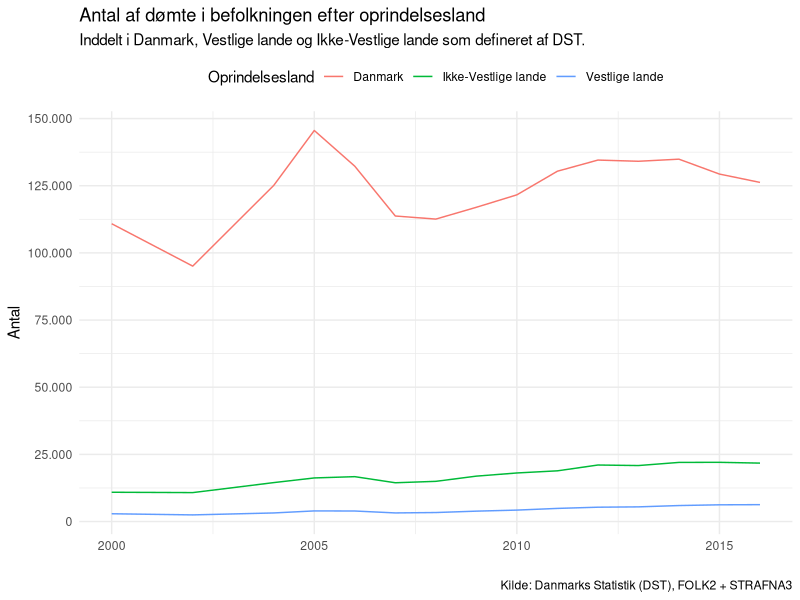
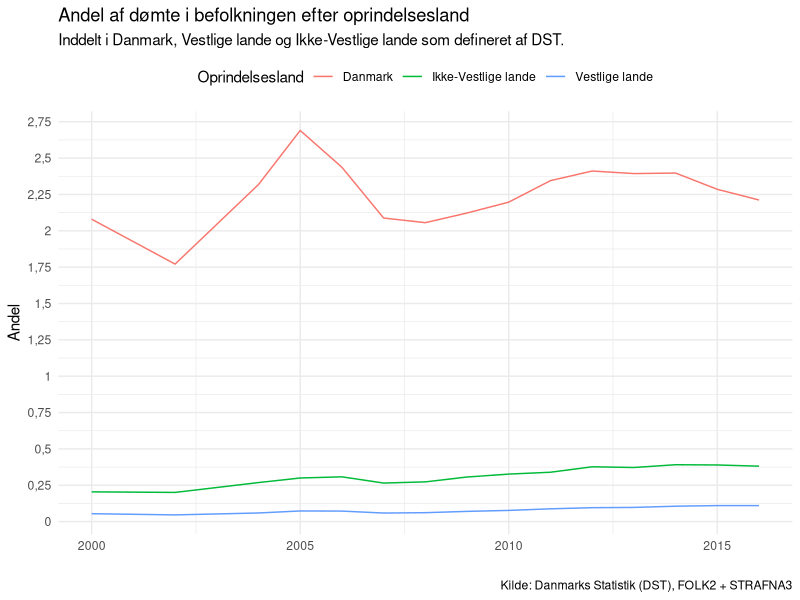
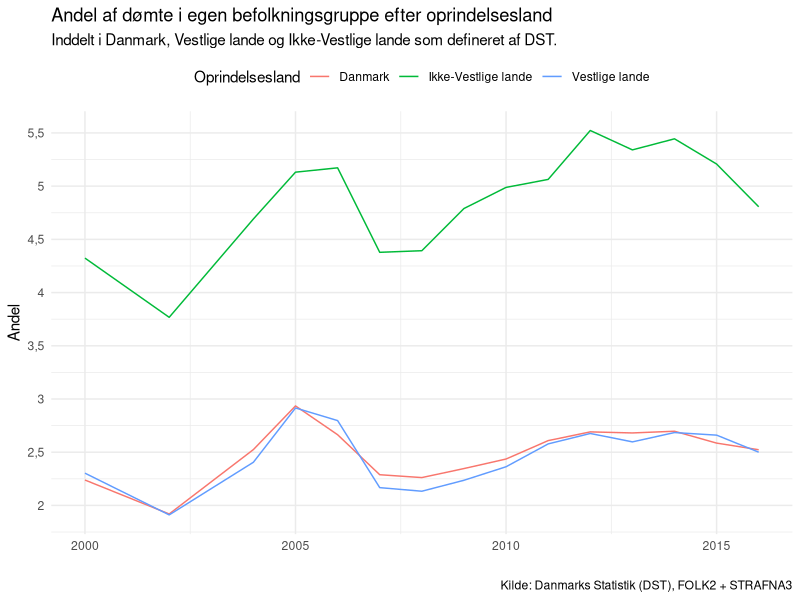
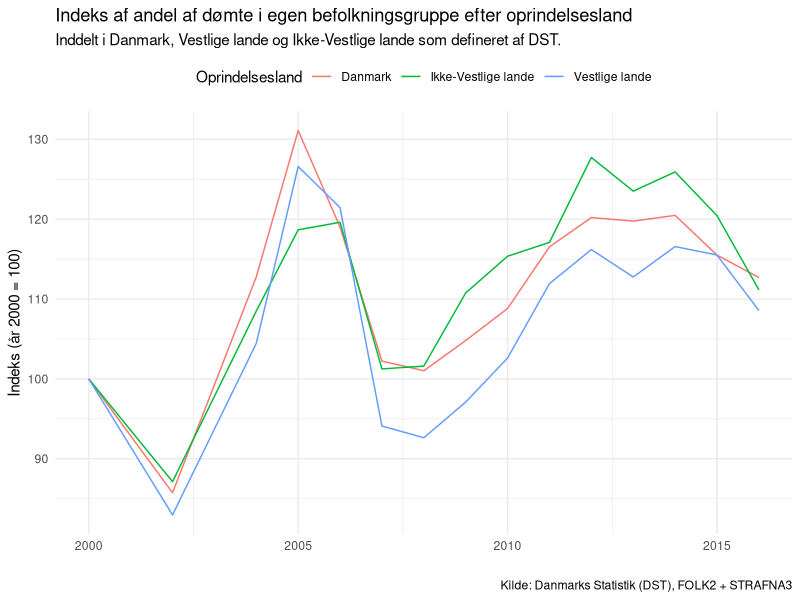

Reproduce these figures in R, in order.
# Load needed libraries
library(tidyverse)
options(scipen = 999)

# Read in the dataset create in the "create_dataset.R" script.
dataset <- read_csv("dataset.csv")

# Change the geo volume to factors for better labelling in the plots.
dataset$geo <- factor(dataset$geo)
levels(dataset$geo)[levels(dataset$geo)=="dk"] <- "Danmark"
levels(dataset$geo)[levels(dataset$geo)=="west"] <- "Vestlige lande"
levels(dataset$geo)[levels(dataset$geo)=="nonwest"] <- "Ikke-Vestlige lande"

# Plot overall count ----
(gg_count <- ggplot(dataset) + 
  geom_line(aes(year, conv_count, color = geo)) + 
  theme_minimal() + 
  theme(legend.position = "top") +
  scale_color_discrete(name = "Oprindelsesland") +
  scale_y_continuous(
    breaks = seq(0, 150000, by = 25000),
    labels = seq(0, 150000, by = 25000) %>% prettyNum(big.mark = ".", decimal.mark = ",")) +
  labs(y = "Antal", x = "", 
       title = "Antal af dømte i befolkningen efter oprindelsesland",
       subtitle = "Inddelt i Danmark, Vestlige lande og Ikke-Vestlige lande som defineret af DST.",
       caption = "Kilde: Danmarks Statistik (DST), FOLK2 + STRAFNA3"))

# Plot overall share ----

# Do a little calculation to get each segments share of total
# population
dataset2 <- dataset %>%
  select(year, geo, conv_count, pop_count) %>%
  group_by(year) %>%
  mutate(all_pop = sum(pop_count)) %>%
  ungroup() %>%
  select(-pop_count) %>%
  mutate(pct = conv_count / all_pop * 100)
  
(gg_share <- ggplot(dataset2) + 
    geom_line(aes(year, pct, color = geo)) + 
    theme_minimal() + 
    theme(legend.position = "top") +
    scale_color_discrete(name = "Oprindelsesland") +
    scale_y_continuous(
      breaks = seq(0, 2.75, by = .25),
      labels = seq(0, 2.75, by = .25) %>% prettyNum(big.mark = ".", decimal.mark = ",")) +
    labs(y = "Andel", x = "", 
         title = "Andel af dømte i befolkningen efter oprindelsesland",
         subtitle = "Inddelt i Danmark, Vestlige lande og Ikke-Vestlige lande som defineret af DST.",
         caption = "Kilde: Danmarks Statistik (DST), FOLK2 + STRAFNA3"))

# Plot within share ----
(gg_share_within <- ggplot(dataset) + 
   geom_line(aes(year, pct, color = geo)) + 
   theme_minimal() + 
   theme(legend.position = "top") +
   scale_color_discrete(name = "Oprindelsesland") +
   scale_y_continuous(
     breaks = seq(0, 5.75, by = .5),
     labels = seq(0, 5.75, by = .5) %>% prettyNum(big.mark = ".", decimal.mark = ",")) +
   labs(y = "Andel", x = "", 
        title = "Andel af dømte i egen befolkningsgruppe efter oprindelsesland",
        subtitle = "Inddelt i Danmark, Vestlige lande og Ikke-Vestlige lande som defineret af DST.",
        caption = "Kilde: Danmarks Statistik (DST), FOLK2 + STRAFNA3"))

# Plot within latest trend ----
(gg_share_within_index <- 
   ggplot(dataset) + 
   geom_line(aes(year, index, color = geo)) + 
   theme_minimal() + 
   theme(legend.position = "top") +
   scale_color_discrete(name = "Oprindelsesland") +
   scale_y_continuous(
     breaks = seq(80, 140, by = 10),
     labels = seq(80, 140, by = 10) %>% prettyNum(big.mark = ".", decimal.mark = ",")) +
   labs(y = "Indeks (år 2000 = 100)", x = "", 
        title = "Indeks af andel af dømte i egen befolkningsgruppe efter oprindelsesland",
        subtitle = "Inddelt i Danmark, Vestlige lande og Ikke-Vestlige lande som defineret af DST.",
        caption = "Kilde: Danmarks Statistik (DST), FOLK2 + STRAFNA3"))

